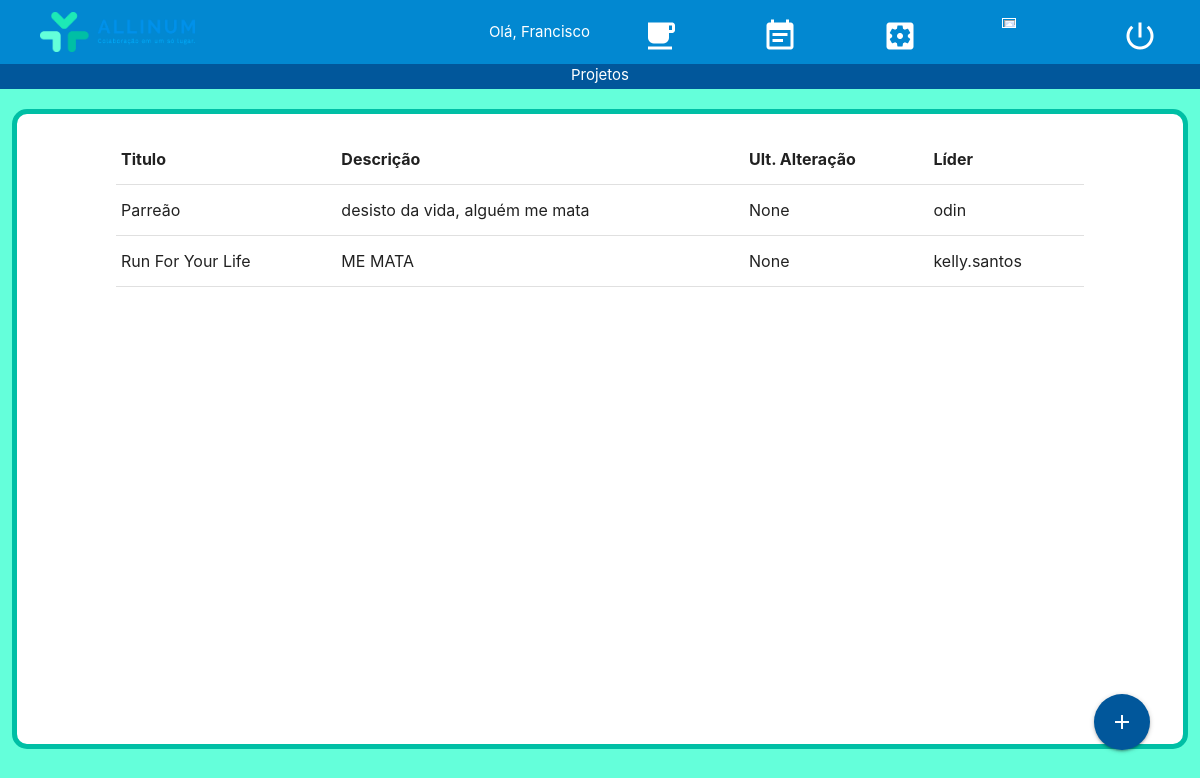
Page /projeto_lista/ (signed in) on the earlier database version.
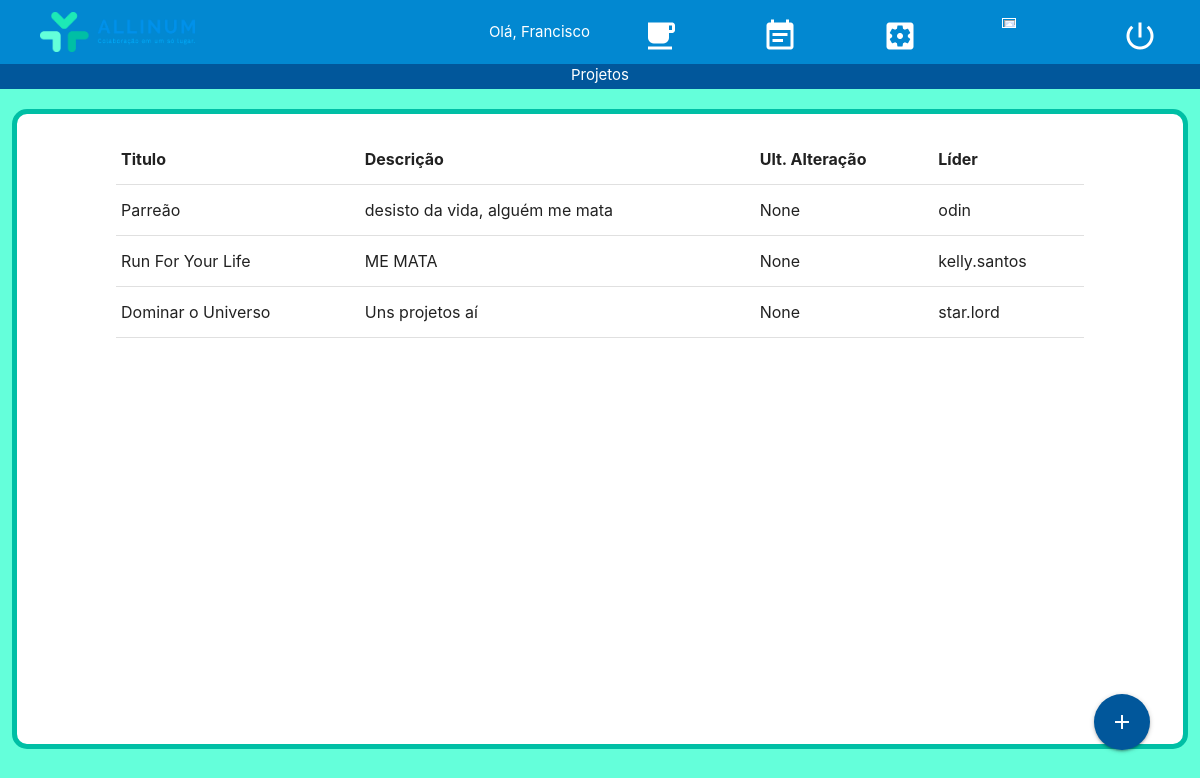
Same page on the later database version.
### usuarios/models.py (models this page shows)
class Projeto(models.Model):
    titulo = models.TextField(max_length=100)
    descricao = models.TextField(max_length=400)
    lider = models.ForeignKey(User, on_delete=models.CASCADE)
    ult_alt = models.TextField(max_length=100, null=True)

### usuarios/views.py (the view)
# urls.py: url(r'^projeto_lista/$', projeto_lista, name='projeto_lista')
@login_required
def projeto_lista(request, template_name="projeto_lista.html"):
    projetos = Projeto.objects.all()
    context = {"context": projetos}
    return render(request, template_name, context)

### templates/projeto_lista.html (shortened to what this page needs)
{% extends 'baseTemplate.html' %}
{% block titulo %}
    Projetos
{% endblock titulo %}
{% block conteudo %}
    <div class = "row" style="margin-top: 20px;">
        <div class = "col s1">	</div>
        <div class = "col s10">
            <table {% if request.user.profile.tema == 'N' %} class="light-blue-text text-lighten-5" {% endif %}>
                <thead>
                    <tr>
                        <th> Titulo </th>
                        <th> Descrição </th>
                        <th> Ult. Alteração </th>
                        <th> Líder </th>
                    </tr>
                </thead>
                <tbody>
                {% for projeto in context %}
                    <tr>
                        <td> {{ projeto.titulo }} </td>
                        <td> {{ projeto.descricao }} </td>
                        <td> {{ projeto.ult_alt }} </td>
                        <td> {{ projeto.lider }} </td>
                    </tr>
                {% endfor %}
                </tbody>
            </table>
        </div>
        <div class = "col s1">	</div>
    </div>
    <div style="position: absolute; bottom:50px; right: 50px;">
          <a class="btn-floating btn-large waves-effect waves-light light-blue darken-4" href = "{% url 'projeto_cadastro' %}"><i class="material-icons">add</i></a>
    </div>
{% endblock conteudo %}

Differences in the rows shown:
added Projeto: titulo "Dominar o Universo", descricao "Uns projetos aí", ult_alt "None", lider "star.lord"
